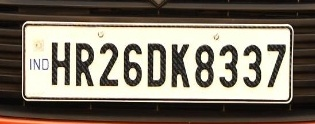
#> input picture output/plate_ROI.jpg, 315 x 124 px
$ python Character_Segmentation.py
#> lines starting #> are read from the running program, lines starting #| are printed output that depends on the picture; after the words box and inside, x2 and y2 are one past the last pixel; in counts of white or black regions, pixels touching at a corner belong together
# -*- coding: utf-8 -*-
"""
Created on Tue Jan 15 19:00:26 2019

@author: Raghav
"""

import numpy as np
import cv2
import glob, os
import queue

plate_original = cv2.imread('./output/plate_ROI.jpg')
#> plate_original is the input picture: shape (124, 315, 3); mean B, G, R 108.1, 121.4, 129.3
gray = cv2.cvtColor(plate_original, cv2.COLOR_BGR2GRAY)
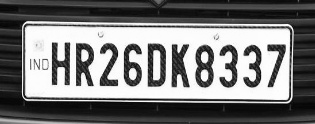
#> gray: shape (124, 315); min 2, max 255, mean 122.2
cv2.imshow('gray', gray)

bilateral_filtered = cv2.bilateralFilter(gray, 11, 50, 50)
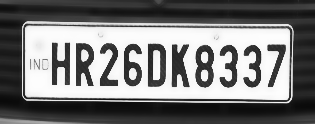
#> bilateral_filtered: shape (124, 315); min 10, max 253, mean 122.4
cv2.imshow('Bilateral Filtered', bilateral_filtered)

ret, plate_inverse_threshold = cv2.threshold(bilateral_filtered, 115, 255, cv2.THRESH_BINARY_INV)
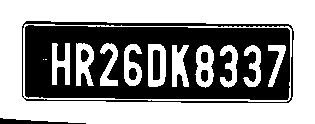
#> plate_inverse_threshold: shape (124, 315); 58.8% white; 8 black regions, largest, box (x1, y1, x2, y2) and area: (25, 25, 290, 100) 13981, (22, 21, 294, 103) 1341, (0, 118, 86, 124) 252
cv2.imshow('Threshold', plate_inverse_threshold)


# Again refine the pictures to remove borders
x_middle = int(plate_inverse_threshold.shape[0]/2)
#> x_middle = 62
y_middle = int(plate_inverse_threshold.shape[1]/2)
#> y_middle = 157

def getTopCoordinate():
    for x in range(x_middle, -1, -1):
        white_count = 0
        black_count = 0
        for y in range(0, plate_inverse_threshold.shape[1]):
            if(plate_inverse_threshold[x][y] == 255):
                white_count += 1
            else:
                black_count += 1

        if(black_count == 0):
            #print(plate_inverse_threshold.shape[1])
            #continue
            return x

        ratio = white_count / black_count
        #print(ratio)
        if(ratio >= 15):
            return x

    return 0


def getBottomCoordinate():
    for x in range(x_middle, plate_inverse_threshold.shape[0]):
        white_count = 0
        black_count = 0
        for y in range(0, plate_inverse_threshold.shape[1]):
            if(plate_inverse_threshold[x][y] == 255):
                white_count += 1
            else:
                black_count += 1

        if(black_count == 0):
            #print(plate_inverse_threshold.shape[1])
            #continue
            return x

        ratio = white_count / black_count
        #print(ratio)
        if(ratio >= 15):
            return x

    return plate_inverse_threshold.shape[0]

def getLeftCoordinate():
    for y in range(y_middle, -1, -1):
        white_count = 0
        black_count = 0
        for x in range(0, plate_inverse_threshold.shape[0]):
            if(plate_inverse_threshold[x][y] == 255):
                white_count += 1
            else:
                black_count += 1

        if(black_count == 0):
            #print(plate_inverse_threshold.shape[0])
            #continue
            return y

        ratio = white_count / black_count
        if(ratio >= 15):
            return y

    return 0

def getRightCoordinate():
    for y in range(y_middle, plate_inverse_threshold.shape[1]):
        white_count = 0
        black_count = 0
        for x in range(0, plate_inverse_threshold.shape[0]):
            if(plate_inverse_threshold[x][y] == 255):
                white_count += 1
            else:
                black_count += 1

        if(black_count == 0):
            return y

        ratio = white_count / black_count
        if(ratio >= 15):
            return y

    return plate_inverse_threshold.shape[1]


top = getTopCoordinate()
#> top = 20
bottom = getBottomCoordinate()
#> bottom = 103
left = getLeftCoordinate()
#> left = 24
right = getRightCoordinate()
#> right = 290

plate_inverse_threshold = plate_inverse_threshold[top:bottom, left:right]
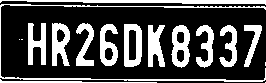
#> plate_inverse_threshold: shape (83, 266); 29.2% white; 17 white regions (4 under 20 px), largest, box (x1, y1, x2, y2) and area: (0, 4, 266, 82) 960, (0, 0, 266, 5) 776, (124, 24, 142, 67) 527
cv2.imshow('Refined Image', plate_inverse_threshold)

# More refining
x_middle = int(plate_inverse_threshold.shape[0]/2)
#> x_middle = 41
y_middle = int(plate_inverse_threshold.shape[1]/2)
#> y_middle = 133

margin_x = int(0.4*x_middle)
#> margin_x = 16
margin_y = int(0.4*y_middle)
#> margin_y = 53

def removeWhiteBorders(x_start,x_end,x_step,y_start,y_end,y_step,point,reverse):
#> called with x_start = 0, x_end = 25, x_step = 1, y_start = 0, y_end = 266, y_step = 1, point = 0, reverse = False
    for i1 in range(x_start,x_end,x_step):
        black_cell_count = 0
        for i2 in range(y_start,y_end,y_step):
            if(reverse == False and plate_inverse_threshold[i1][i2] == 0):
                black_cell_count += 1
            elif(reverse == True and plate_inverse_threshold[i2][i1] == 0):
                black_cell_count += 1

        if(black_cell_count == 0):
            point = i1

    return point

top = removeWhiteBorders(0,x_middle-margin_x,1,0,plate_inverse_threshold.shape[1],1,0,False)
#> top = 0
bottom = removeWhiteBorders(plate_inverse_threshold.shape[0]-1,x_middle+margin_x,-1,0,plate_inverse_threshold.shape[1],1,plate_inverse_threshold.shape[0],False)
#> bottom = 83
left = removeWhiteBorders(0,y_middle-margin_y,1,0,plate_inverse_threshold.shape[0],1,0,True)
#> left = 0
right = removeWhiteBorders(plate_inverse_threshold.shape[1]-1,y_middle+margin_y,-1,0,plate_inverse_threshold.shape[0],1,plate_inverse_threshold.shape[1],True)
#> right = 266

plate_inverse_threshold = plate_inverse_threshold[top:bottom, left:right]
cv2.imshow('Refined Image 2', plate_inverse_threshold)


# Lets do some blob detecton via Flood Fill algorithm and also eliminating noise regions
isdone = set()
rows, cols = plate_inverse_threshold.shape
#> rows = 83
list_blobs = []

'''
def floodFill(x, y, coordList):
    num = x*cols + y
    if(plate_inverse_threshold[x][y] == 0 or (num in isdone)):
        return

    isdone.add(num)
    coordList.append((x, y))

    if(x-1 >= 0):
        floodFill(x-1, y, coordList)
    if(y+1 < cols):
        floodFill(x, y+1, coordList)
    if(x+1 < rows):
        floodFill(x+1, y, coordList)
    if(y-1 >= 0):
        floodFill(x, y-1, coordList)

    return


for y in range(0, cols):
    for x in range(0, rows):
        unique_num = x*cols + y
        if(unique_num not in isdone):
            temp_list = []
            floodFill(x, y, temp_list)
            if(len(temp_list) > 0):
               list_blobs.append(temp_list)
'''

# Blob detection usin BFS to overcome stackoverflow problem in flood fill algorithm( recursive DFS)
def getUniqueNum(x, y):
    return x*cols + y

def BFS(x, y, coordList):
    que = queue.Queue()
    que.put((x,y))

    while(not que.empty()):
        currentCoord = que.get()
        coordList.append(currentCoord)

        top = (currentCoord[0]-1,currentCoord[1])
        unique_top = getUniqueNum(top[0], top[1])

        right = (currentCoord[0], currentCoord[1]+1)
        unique_right = getUniqueNum(right[0], right[1])

        bottom = (currentCoord[0]+1, currentCoord[1])
        unique_bottom = getUniqueNum(bottom[0], bottom[1])

        left = (currentCoord[0], currentCoord[1]-1)
        unique_left = getUniqueNum(left[0], left[1])

        if(top[0] >= 0 and (unique_top not in isdone)):
            if(plate_inverse_threshold[top[0]][top[1]] != 0):
                isdone.add(unique_top)
                que.put(top)

        if(right[1] < cols and (unique_right not in isdone)):
            if(plate_inverse_threshold[right[0]][right[1]] != 0):
                isdone.add(unique_right)
                que.put(right)

        if(bottom[0] < rows and (unique_bottom not in isdone)):
            if(plate_inverse_threshold[bottom[0]][bottom[1]] != 0):
                isdone.add(unique_bottom)
                que.put(bottom)

        if(left[1] >= 0 and (unique_left not in isdone)):
            if(plate_inverse_threshold[left[0]][left[1]] != 0):
                isdone.add(unique_left)
                que.put(left)


for y in range(0, cols):
    for x in range(0, rows):
        unique_num = getUniqueNum(x, y)
        if(unique_num not in isdone):
            isdone.add(unique_num)
            if(plate_inverse_threshold[x][y] != 0):
                temp_list = []
                BFS(x, y, temp_list)
                list_blobs.append(temp_list)


# extracting bounding rectangle coordinates of each character
def getLeftMostCoordinate(tup_list):
    leftpt = cols
    for tup in tup_list:
        if(leftpt > tup[1]):
            leftpt = tup[1]

    return leftpt

def getTopMostCoordinate(tup_list):
    toppt = rows
    for tup in tup_list:
        if(toppt > tup[0]):
            toppt = tup[0]

    return toppt

def getRightMostCoordinate(tup_list):
    rightpt = -1
    for tup in tup_list:
        if(rightpt < tup[1]):
            rightpt = tup[1]

    return rightpt

def getBottomMostCoordinate(tup_list):
    bottompt = -1
    for tup in tup_list:
        if(bottompt < tup[0]):
            bottompt = tup[0]

    return bottompt

def getHeightWidth(tup_list):
    #print((tup_list[1][0], tup_list[0][0]),(tup_list[1][1], tup_list[0][1] ))
    return (tup_list[1][0] - tup_list[0][0],tup_list[1][1] - tup_list[0][1] )

def filter_rectangle(tup_list):
    HW = getHeightWidth(tup_list)
    diff = HW[0] - HW[1]
    area = (tup_list[1][0] - tup_list[0][0]) * (tup_list[1][1] - tup_list[0][1])
    #return diff > 0 and HW[0] >= int(plate_inverse_threshold.shape[0]/4.5) and HW[1] >= int(plate_inverse_threshold.shape[1]/40)
    return diff > 0 and area > 10

bounding_rectangle_coordinates = []


for lst in list_blobs:
    leftmost_coord = getLeftMostCoordinate(lst)
    topmost_coord = getTopMostCoordinate(lst)
    rightmost_coord = getRightMostCoordinate(lst)
    bottommost_coord = getBottomMostCoordinate(lst)

    left_top = (topmost_coord, leftmost_coord)
    right_bottom = (bottommost_coord, rightmost_coord)
    coordinate = (left_top, right_bottom)
    bounding_rectangle_coordinates.append(coordinate)


#mean = mean_list(bounding_rectangle_coordinates)
filtered_bounding_rectangle_coordinates = filter(filter_rectangle, bounding_rectangle_coordinates)
filtered_bounding_rectangle_coordinates = list(filtered_bounding_rectangle_coordinates)

# segmentation using rectangle coordinates
copy = plate_inverse_threshold.copy()
for tup in filtered_bounding_rectangle_coordinates:
    print((tup[1][0]-tup[0][0])*(tup[1][1]-tup[0][1]))
    cv2.rectangle(copy, (tup[0][1],tup[0][0]), (tup[1][1],tup[1][0]), (255, 0, 0), 1)
    cv2.imshow('Bounding Rectangles', copy)
    cv2.waitKey(0)
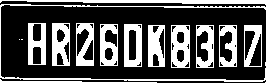
#> copy: shape (83, 266); 32.1% white; 17 white regions (4 under 20 px), largest, box (x1, y1, x2, y2) and area: (0, 4, 266, 82) 960, (0, 0, 266, 5) 776, (171, 25, 190, 68) 616

# devise an algorithm to get the similar elements only


# Clear all the files
test = './output/segments/*'
r = glob.glob(test)
for i in r:
   os.remove(i)


def fillBorders(segment):


    for x in range(0, 2):
        for y in range(0, segment.shape[1]):
            segment[x][y] = 0

    for x in range(segment.shape[0]-1, segment.shape[0]-3, -1):
        for y in range(0, segment.shape[1]):
            segment[x][y] = 0

    for y in range(0, 2):
        for x in range(0, segment.shape[0]):
            segment[x][y] = 0

    for y in range(segment.shape[1]-1, segment.shape[1]-3, -1):
        for x in range(0, segment.shape[0]):
            segment[x][y] = 0

for index, tup in enumerate(filtered_bounding_rectangle_coordinates,0):
    y = tup[0][0]
    x = tup[0][1]

    height = tup[1][0] - y
    width = tup[1][1] - x

    if(y-2 >= 0 and y+height+2 < copy.shape[0] and x - 2 >= 0 and x+width+2 < copy.shape[1]):
        segment = plate_inverse_threshold[y-2:y+height+3, x-2:x+width+3]
        fillBorders(segment)
        segment = cv2.resize(segment, (20,20))
        #cv2.imshow('Segment ' + str(index), segment)
        #cv2.waitKey(0)
        cv2.imwrite('output/segments/'+str(index)+'.png',segment)
#> this loop made 10 passes
#> pass 1, `segment = cv2.resize(segment, (20,20))`:
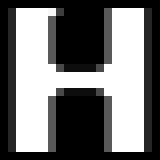
#> segment: shape (20, 20) (shown 8 times larger); min 0, max 255, mean 115.7
#> after the loop:
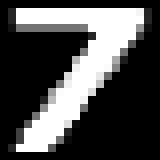
#> segment: shape (20, 20) (shown 8 times larger); min 0, max 255, mean 77.1
